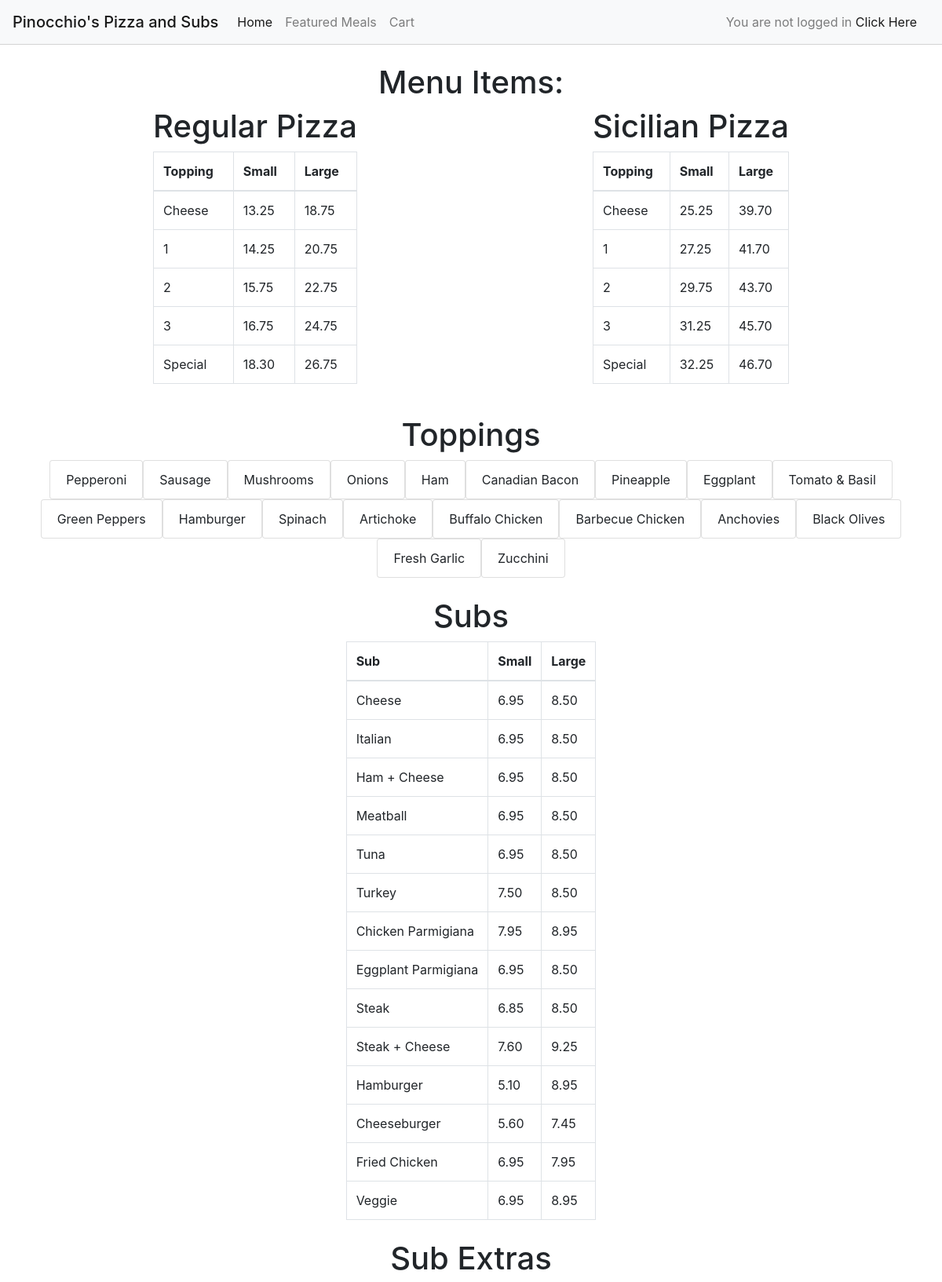
The page / (upper part) on the database its author committed.
### orders/models.py (models this page shows, shortened)
class Pizza(models.Model):
	style = models.CharField(max_length=64)
	size = models.CharField(max_length=64)
	topping = models.CharField(max_length=64)
	price = models.DecimalField(max_digits=5, decimal_places=2)

class Topping(models.Model):
	name = models.CharField(max_length=64)

class Sub(models.Model):
	name = models.CharField(max_length=64)
	size = models.CharField(max_length=64)
	price = models.DecimalField(max_digits=5, decimal_places=2)

### orders/views.py (the view)
# urls.py: path("", views.index, name="index"),
def index(request):
	table_1 = Pizza.objects.filter(style__iexact= "Regular Pizza", size__iexact= "Small")
	table_2 = Pizza.objects.filter(style__iexact= "Regular Pizza", size__iexact= "large")
	table_3 = Pizza.objects.filter(style__iexact= "Sicilian Pizza", size__iexact= "Small")
	table_4 = Pizza.objects.filter(style__iexact= "Sicilian Pizza", size__iexact= "large")
	table_reg = zip(table_1, table_2)
	table_sic = zip(table_3, table_4)
	toppings = Topping.objects.all()
	sub_large = Sub.objects.filter(size__iexact="Large")
	sub_small = Sub.objects.filter(size__iexact="Small")
	sub = zip(sub_small, sub_large)
	sub_extra = SubExtra.objects.all()
	context = {
		"pizza_r_style": Pizza.objects.values('style').distinct(),
		"pizza_list": table_reg,
		"pizza_list2": table_sic,
		"toppings": toppings,
		"subs": sub,
		"subextras": sub_extra,
	}
	return render(request, "Orders/index.html", context)

### orders/templates/Orders/index.html (shortened to what this page needs)
{% extends "Orders/layout.html" %}
{% block body %}
{% if user.is_authenticated %}
	<div class="menu-flex">
		<h1 class="menu-title">Menu Items:</h1>
		<div class="pizza-flex">
			<div class="menu-table">
				<div class="menu-style">
					<h1 class="menu-title">{{ pizza_r_style.0.style }}</h1>
				</div>
				<div>
					<table id="regular_pizza" class="table table-bordered">
						<thead>
							<tr>
								<th scope="col">Topping</th>
								<th scope="col">Small</th>
								<th scope="col">Large</th>
								<th scope="col">Order</th>
							</tr>
						</thead>
						<tbody>
						{% for small, large in pizza_list %}
							<tr class="pizza-rows" id="regular_table_{{ forloop.counter0 }}">
								<td class="topping">{{ small.topping }}</td>
								<td class="small">{{ small.price }}</td>
								<td class="large">{{ large.price }}</td>
								<td ><a href="#" class="cart_b" id="cart_{{forloop.counter0}}"><svg width="1em" height="1em" viewBox="0 0 16 16" class="bi bi-cart-plus-fill" fill="currentColor" xmlns="http://www.w3.org/2000/svg">
							  <path fill-rule="evenodd" d="M.5 1a.5.5 0 0 0 0 1h1.11l.401 1.607 1.498 7.985A.5.5 0 0 0 4 12h1a2 2 0 1 0 0 4 2 2 0 0 0 0-4h7a2 2 0 1 0 0 4 2 2 0 0 0 0-4h1a.5.5 0 0 0 .491-.408l1.5-8A.5.5 0 0 0 14.5 3H2.89l-.405-1.621A.5.5 0 0 0 2 1H.5zM4 14a1 1 0 1 1 2 0 1 1 0 0 1-2 0zm7 0a1 1 0 1 1 2 0 1 1 0 0 1-2 0zM9 5.5a.5.5 0 0 0-1 0V7H6.5a.5.5 0 0 0 0 1H8v1.5a.5.5 0 0 0 1 0V8h1.5a.5.5 0 0 0 0-1H9V5.5z"/>
							</svg></a> </td>
							</tr>
							{% endfor %}
						</tbody>
					</table>
				</div>
			</div>
			<div class="menu-table">
				<div class="menu-style">
					<h1 class="menu-title">{{ pizza_r_style.1.style }}</h1>
				</div>
				<div>
					<table id="sicilian_pizza" class="table table-bordered">
						<thead>
							<tr>
								<th scope="col">Topping</th>
								<th scope="col">Small</th>
								<th scope="col">Large</th>
								<th scope="col">Order</th>
							</tr>
						</thead>
						<tbody>
						{% for small, large in pizza_list2 %}
							<tr class="pizza-rows" id="sicilian_table_{{ forloop.counter0 }}">
								<td class="topping">{{ small.topping }}</td>
								<td class="small">{{ small.price }}</td>
								<td class="large">{{ large.price }}</td>
								<td ><a href="#" class="cart_b" id="cart_{{forloop.counter0}}"><svg width="1em" height="1em" viewBox="0 0 16 16" class="bi bi-cart-plus-fill" fill="currentColor" xmlns="http://www.w3.org/2000/svg">
							  <path fill-rule="evenodd" d="M.5 1a.5.5 0 0 0 0 1h1.11l.401 1.607 1.498 7.985A.5.5 0 0 0 4 12h1a2 2 0 1 0 0 4 2 2 0 0 0 0-4h7a2 2 0 1 0 0 4 2 2 0 0 0 0-4h1a.5.5 0 0 0 .491-.408l1.5-8A.5.5 0 0 0 14.5 3H2.89l-.405-1.621A.5.5 0 0 0 2 1H.5zM4 14a1 1 0 1 1 2 0 1 1 0 0 1-2 0zm7 0a1 1 0 1 1 2 0 1 1 0 0 1-2 0zM9 5.5a.5.5 0 0 0-1 0V7H6.5a.5.5 0 0 0 0 1H8v1.5a.5.5 0 0 0 1 0V8h1.5a.5.5 0 0 0 0-1H9V5.5z"/>
							</svg></a> </td>
							</tr>
							{% endfor %}
						</tbody>
					</table>
				</div>
			</div>
			<div class="menu-table">
				<div class="menu-style">
					<h1 class="menu-title">Toppings</h1>
				</div>
				<div class="topping-list">
					{% for topping in toppings %}
					<ul class="list-group">
						<li class="topping-name list-group-item">{{ topping.name }}</li>
					</ul>
					{% endfor %}
				</div>
			</div>
		</div>
		<div class="sub-flex">
			<div class="menu-table">
				<div class="menu-style">
					<h1 class="menu-title">Subs</h1>
				</div>
				<div>
					<table class="table table-bordered">
						<thead>
							<tr>
								<th scope="col">Sub</th>
								<th scope="col">Small</th>
								<th scope="col">Large</th>
								<th scope="col">Order</th>
							</tr>
						</thead>
						<tbody>
						{% for small, large in subs %}
							<tr class="sub-rows" id="sub_table_{{ forloop.counter0 }}">
								<td class="topping">{{ small.name }}</td>
								<td class="small">{{ small.price }}</td>
								<td class="large">{{ large.price }}</td>
								<td ><a href="#" class="cart_b" id="cart_{{forloop.counter0}}"><svg width="1em" height="1em" viewBox="0 0 16 16" class="bi bi-cart-plus-fill" fill="currentColor" xmlns="http://www.w3.org/2000/svg">
							  <path fill-rule="evenodd" d="M.5 1a.5.5 0 0 0 0 1h1.11l.401 1.607 1.498 7.985A.5.5 0 0 0 4 12h1a2 2 0 1 0 0 4 2 2 0 0 0 0-4h7a2 2 0 1 0 0 4 2 2 0 0 0 0-4h1a.5.5 0 0 0 .491-.408l1.5-8A.5.5 0 0 0 14.5 3H2.89l-.405-1.621A.5.5 0 0 0 2 1H.5zM4 14a1 1 0 1 1 2 0 1 1 0 0 1-2 0zm7 0a1 1 0 1 1 2 0 1 1 0 0 1-2 0zM9 5.5a.5.5 0 0 0-1 0V7H6.5a.5.5 0 0 0 0 1H8v1.5a.5.5 0 0 0 1 0V8h1.5a.5.5 0 0 0 0-1H9V5.5z"/>
							</tr>
						{% endfor %}
						</tbody>
					</table>
				</div>
			</div>
			<div class="menu-table">
				<div class="menu-style">
					<h1 class="menu-title">Sub Extras</h1>
				</div>
				<div>
					<table id="sub_extras_table" class="table table-bordered">
						<thead>
							<tr>
								<th scope="col">Extra</th>
								<th scope="col">Price</th>
							</tr>
						</thead>
						<tbody>
						{% for extra in subextras %}
							<tr class="extras_each">
								<td class="extra_extra">{{ extra.extra }}</td>
								<td class="extra_price">{{ extra.price }}</td>
							</tr>
						{% endfor %}
						</tbody>
					</table>
				</div>
			</div>
		</div>
	</div>
	<button id="modal_2_click" type="button" class="btn btn-primary" data-toggle="modal" data-target="#click_item">
	  Add specifics
	</button>
	<div class="modal fade" id="click_item" data-backdrop="static" data-keyboard="false" tabindex="-1" aria-labelledby="staticBackdropLabel" aria-hidden="true">
	  <div class="modal-dialog modal_2 modal-dialog-centered">
	    <div class="modal-content">
	      <div class="modal-header">
	        <h5 class="modal-title" id="staticBackdropLabel">Selections</h5>
	        <button type="button" class="close" data-dismiss="modal" aria-label="Close">
	          <span aria-hidden="true">&times;</span>
	        </button>
	      </div>
	      <div class="modal-body">
	        <div id="selection_div">
	        	<form id="cart_form" action="{% url 'cart' %}" method="post">
	        	{% csrf_token %}
	        		<div>
		        		<label for="cart_item" id="cart_item_label" style="font-weight:bold"></label>
		        		<input class="hide-input" id="cart_item" type="text" name="item" disabled hidden></input>
	        		</div>
	        		<div>
		        		<label for="cart_topping" id="cart_topping_label" style="font-weight:bold" ></label>
		        		<input class="hide-input" id="cart_topping" type="text" name="topping" disabled hidden></input>
	        		</div>
	        		<div id="topping_1_div" class="topping_selector">
	        			<label for="topping_1" style="font-weight:bold">Select Topping #1: </label>
	        			<select class="topping-class" id="topping_1" name="topping-1">
	        				<option value="" selected>Select your Option</option>
	        				{% for topping in toppings %}
	        				<option value="{{topping.name}}">{{topping.name}}</option>
	        				{% endfor %}
	        			</select>
	        		</div>
	        		<div id="topping_2_div" class="topping_selector">
	        			<label for="topping_2" style="font-weight:bold">Select Topping #2: </label>
	        			<select class="topping-class" id="topping_2" name="topping-2">
	        				<option value="" selected>Select your Option</option>
	        				{% for topping in toppings %}
	        				<option value="{{topping.name}}">{{topping.name}}</option>
	        				{% endfor %}
	        			</select>
	        		</div>
	        		<div id="topping_3_div" class="topping_selector">
	        			<label for="topping_3" style="font-weight:bold">Select Topping #3: </label>
	        			<select class="topping-class" id="topping_3" name="topping-3">
	        				<option value="" selected>Select your Option</option>
	        				{% for topping in toppings %}
	        				<option value="{{topping.name}}">{{topping.name}}</option>
	        				{% endfor %}
	        			</select>
	        		</div>
	        		<div>
		        		<label id="cart_size_label" style="font-weight:bold">Size: </label>
		        		<select id="cart_size" name="size">
		        			<option value="small">Small</option>
		        			<option value="large">Large</option>
		        		</select>
	        		</div>
	        		<div id="extras_div" class="extras_selector">
	        		</div>
	        		<div style="border-top: 1px solid grey">
		        		<label id="cart_price_label" style="font-weight:bold">Price: </label>
		        		<input class="hide-input" id="cart_price" type="number" name="price" min="0" step="0.01" disabled></input>
	        		</div>
	        		<input type="submit" id="pizza_submit" name="pizza-form"></input>
	        		<input type="submit" id="sub_submit" name="sub-form"></input>
	        	</form>
	        </div>
	      </div>
	      <div class="modal-footer">
	        <button id="selections_close" type="button" class="btn btn-secondary" data-dismiss="modal">Cancel</button>
	        <button id="selections_submit" type="button" class="btn btn-primary">Add to Cart</button>
	      </div>
	    </div>
	  </div>
	</div>
{% else %}
	<div class="menu-flex">
		<h1 class="menu-title">Menu Items:</h1>
		<div class="pizza-flex">
			<div class="menu-table">
				<div class="menu-style">
					<h1>{{ pizza_r_style.0.style }}</h1>
				</div>
				<div>
					<table id="pizza_table" class="table table-bordered">
						<thead>
							<tr id="pizza_h">
								<th scope="col">Topping</th>
								<th scope="col">Small</th>
								<th scope="col">Large</th>
							</tr>
						</thead>
						<tbody>
						{% for small, large in pizza_list %}
							<tr id="pizza_r">
								<td>{{ small.topping }} </td>
								<td>{{ small.price }} </td>
								<td>{{ large.price }} </td>
							</tr>
							{% endfor %}
						</tbody>
					</table>
				</div>
			</div>
			<div class="menu-table">
				<div class="menu-style">
					<h1>{{ pizza_r_style.1.style }}</h1>
				</div>
				<div>
					<table class="table table-bordered">
						<thead>
							<tr>
								<th scope="col">Topping</th>
								<th scope="col">Small</th>
								<th scope="col">Large</th>
							</tr>
						</thead>
						<tbody>
						{% for small, large in pizza_list2 %}
							<tr>
								<td>{{ small.topping }} </td>
								<td>{{ small.price }} </td>
								<td>{{ large.price }} </td>
							</tr>
							{% endfor %}
						</tbody>
					</table>
				</div>
			</div>
			<div class="menu-table">
				<div class="menu-style">
					<h1>Toppings</h1>
				</div>
				<div class="topping-list">
					{% for topping in toppings %}
					<ul class="list-group">
						<li class="list-group-item">{{ topping.name }}</li>
					</ul>
					{% endfor %}
				</div>
			</div>
		</div>
		<div class="sub-flex">
			<div class="menu-table">
				<div class="menu-style">
					<h1>Subs</h1>
				</div>
				<div>
					<table class="table table-bordered">
						<thead>
							<tr>
								<th scope="col">Sub</th>
								<th scope="col">Small</th>
								<th scope="col">Large</th>
							</tr>
						</thead>
						<tbody>
						{% for small, large in subs %}
							<tr>
								<td>{{ small.name }} </td>
								<td>{{ small.price }} </td>
								<td>{{ large.price }} </td>
							</tr>
						{% endfor %}
						</tbody>
					</table>
				</div>
			</div>
			<div class="menu-table">
				<div class="menu-style">
					<h1>Sub Extras</h1>
				</div>
			</div>
		</div>
	</div>
{% endif %}
{% endblock %}

### orders/static/css/layout.css (style rules this page uses)
body { background-color: white; }
.menu-flex, .page-flex { margin-top: 25px; display: flex; flex-direction: column; align-items: center; min-height: calc(100vh - 83px); height: auto; width: 100%; }
.pizza-flex { display: flex; flex-wrap: wrap; max-width: 100%; justify-content: space-around; align-content: center; }
.menu-table { border: none; margin-bottom: 25px; }
.menu-style { display: flex; justify-content: center; align-content: center; }
.topping-list { display: flex; flex-wrap: wrap; justify-content: center; align-content: center; height: auto; }

### rows shown on the page
Pizza: topping "Cheese", price "13.25", price "18.75"
Pizza: topping "1", price "14.25", price "20.75"
Pizza: topping "2", price "15.75", price "22.75"
Pizza: topping "3", price "16.75", price "24.75"
Pizza: topping "Special", price "18.30", price "26.75"
Pizza: topping "Cheese", price "25.25", price "39.70"
Pizza: topping "1", price "27.25", price "41.70"
Pizza: topping "2", price "29.75", price "43.70"
Pizza: topping "3", price "31.25", price "45.70"
Pizza: topping "Special", price "32.25", price "46.70"
Topping: name "Pepperoni"
Topping: name "Sausage"
Topping: name "Mushrooms"
Topping: name "Onions"
Topping: name "Ham"
Topping: name "Canadian Bacon"
Topping: name "Pineapple"
Topping: name "Eggplant"
Topping: name "Tomato & Basil"
Topping: name "Green Peppers"
Topping: name "Hamburger"
Topping: name "Spinach"
Topping: name "Artichoke"
Topping: name "Buffalo Chicken"
Topping: name "Barbecue Chicken"
Topping: name "Anchovies"
Topping: name "Black Olives"
Topping: name "Fresh Garlic"
Topping: name "Zucchini"
Sub: name "Cheese", price "6.95", price "8.50"
Sub: name "Italian", price "6.95", price "8.50"
Sub: name "Ham + Cheese", price "6.95", price "8.50"
Sub: name "Meatball", price "6.95", price "8.50"
Sub: name "Tuna", price "6.95", price "8.50"
Sub: name "Turkey", price "7.50", price "8.50"
Sub: name "Chicken Parmigiana", price "7.95", price "8.95"
Sub: name "Eggplant Parmigiana", price "6.95", price "8.50"
Sub: name "Steak", price "6.85", price "8.50"
Sub: name "Steak + Cheese", price "7.60", price "9.25"
Sub: name "Hamburger", price "5.10", price "8.95"
Sub: name "Cheeseburger", price "5.60", price "7.45"
Sub: name "Fried Chicken", price "6.95", price "7.95"
Sub: name "Veggie", price "6.95", price "8.95"

### other values the page prints
{{ pizza_r_style.0.style }} "Regular Pizza"
{{ pizza_r_style.1.style }} "Sicilian Pizza"
